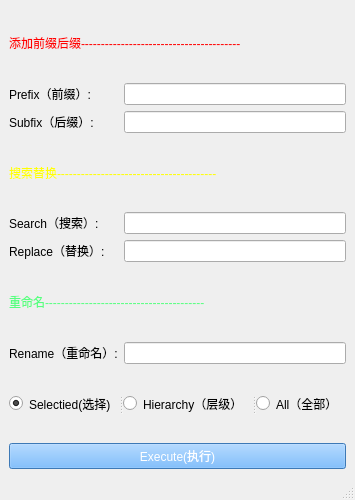
<?xml version="1.0" encoding="UTF-8"?>
<ui version="4.0">
 <class>MainWindow</class>
 <widget class="QMainWindow" name="MainWindow">
  <property name="geometry">
   <rect>
    <x>0</x>
    <y>0</y>
    <width>355</width>
    <height>500</height>
   </rect>
  </property>
  <property name="sizeIncrement">
   <size>
    <width>300</width>
    <height>700</height>
   </size>
  </property>
  <property name="contextMenuPolicy">
   <enum>Qt::NoContextMenu</enum>
  </property>
  <property name="windowTitle">
   <string>Names_Tool（命名工具）</string>
  </property>
  <widget class="QWidget" name="centralwidget">
   <property name="maximumSize">
    <size>
     <width>743</width>
     <height>706</height>
    </size>
   </property>
   <layout class="QGridLayout" name="gridLayout">
    <item row="0" column="0" colspan="2">
     <widget class="QLabel" name="label">
      <property name="styleSheet">
       <string notr="true">color: rgb(255, 0, 0);</string>
      </property>
      <property name="text">
       <string>添加前缀后缀----------------------------------------</string>
      </property>
      <property name="textFormat">
       <enum>Qt::PlainText</enum>
      </property>
      <property name="alignment">
       <set>Qt::AlignLeading|Qt::AlignLeft|Qt::AlignVCenter</set>
      </property>
      <property name="wordWrap">
       <bool>false</bool>
      </property>
     </widget>
    </item>
    <item row="1" column="0">
     <widget class="QLabel" name="label_2">
      <property name="text">
       <string>Prefix（前缀）:</string>
      </property>
     </widget>
    </item>
    <item row="1" column="1">
     <widget class="QLineEdit" name="prefix_lineEdit"/>
    </item>
    <item row="2" column="0">
     <widget class="QLabel" name="label_3">
      <property name="text">
       <string>Subfix（后缀）:</string>
      </property>
     </widget>
    </item>
    <item row="2" column="1">
     <widget class="QLineEdit" name="subfix_lineEdit"/>
    </item>
    <item row="3" column="0" colspan="2">
     <widget class="QLabel" name="label_6">
      <property name="styleSheet">
       <string notr="true">color: rgb(255, 255, 0);</string>
      </property>
      <property name="text">
       <string>搜索替换----------------------------------------</string>
      </property>
      <property name="textFormat">
       <enum>Qt::PlainText</enum>
      </property>
      <property name="alignment">
       <set>Qt::AlignLeading|Qt::AlignLeft|Qt::AlignVCenter</set>
      </property>
      <property name="wordWrap">
       <bool>false</bool>
      </property>
     </widget>
    </item>
    <item row="4" column="0">
     <widget class="QLabel" name="label_4">
      <property name="text">
       <string>Search（搜索）:</string>
      </property>
     </widget>
    </item>
    <item row="4" column="1">
     <widget class="QLineEdit" name="search_lineEdit"/>
    </item>
    <item row="5" column="0">
     <widget class="QLabel" name="label_5">
      <property name="text">
       <string>Replace（替换）:</string>
      </property>
     </widget>
    </item>
    <item row="5" column="1">
     <widget class="QLineEdit" name="replace_lineEdit"/>
    </item>
    <item row="6" column="0" colspan="2">
     <widget class="QLabel" name="label_8">
      <property name="styleSheet">
       <string notr="true">color: rgb(85, 255, 127);</string>
      </property>
      <property name="text">
       <string>重命名----------------------------------------</string>
      </property>
      <property name="textFormat">
       <enum>Qt::PlainText</enum>
      </property>
      <property name="alignment">
       <set>Qt::AlignLeading|Qt::AlignLeft|Qt::AlignVCenter</set>
      </property>
      <property name="wordWrap">
       <bool>false</bool>
      </property>
     </widget>
    </item>
    <item row="7" column="0">
     <widget class="QLabel" name="label_7">
      <property name="text">
       <string>Rename（重命名）:</string>
      </property>
     </widget>
    </item>
    <item row="7" column="1">
     <widget class="QLineEdit" name="rename_lineEdit"/>
    </item>
    <item row="8" column="0" colspan="2">
     <widget class="QSplitter" name="splitter">
      <property name="orientation">
       <enum>Qt::Horizontal</enum>
      </property>
      <widget class="QRadioButton" name="selectied_button">
       <property name="acceptDrops">
        <bool>false</bool>
       </property>
       <property name="text">
        <string>Selectied(选择)</string>
       </property>
       <property name="checked">
        <bool>true</bool>
       </property>
       <attribute name="buttonGroup">
        <string notr="true">insert_buttonGroup</string>
       </attribute>
      </widget>
      <widget class="QRadioButton" name="hierarchy_button">
       <property name="text">
        <string>Hierarchy（层级）</string>
       </property>
       <attribute name="buttonGroup">
        <string notr="true">insert_buttonGroup</string>
       </attribute>
      </widget>
      <widget class="QRadioButton" name="all_button">
       <property name="text">
        <string>All（全部）</string>
       </property>
       <attribute name="buttonGroup">
        <string notr="true">insert_buttonGroup</string>
       </attribute>
      </widget>
     </widget>
    </item>
    <item row="9" column="0" colspan="2">
     <widget class="QPushButton" name="execute_button">
      <property name="styleSheet">
       <string notr="true">color: rgb(255, 255, 255);
background-color: rgb(85, 170, 255);</string>
      </property>
      <property name="text">
       <string>Execute(执行)</string>
      </property>
     </widget>
    </item>
   </layout>
  </widget>
  <widget class="QMenuBar" name="menubar">
   <property name="geometry">
    <rect>
     <x>0</x>
     <y>0</y>
     <width>355</width>
     <height>23</height>
    </rect>
   </property>
  </widget>
  <widget class="QStatusBar" name="statusbar"/>
 </widget>
 <resources/>
 <connections/>
 <buttongroups>
  <buttongroup name="insert_buttonGroup"/>
 </buttongroups>
</ui>
